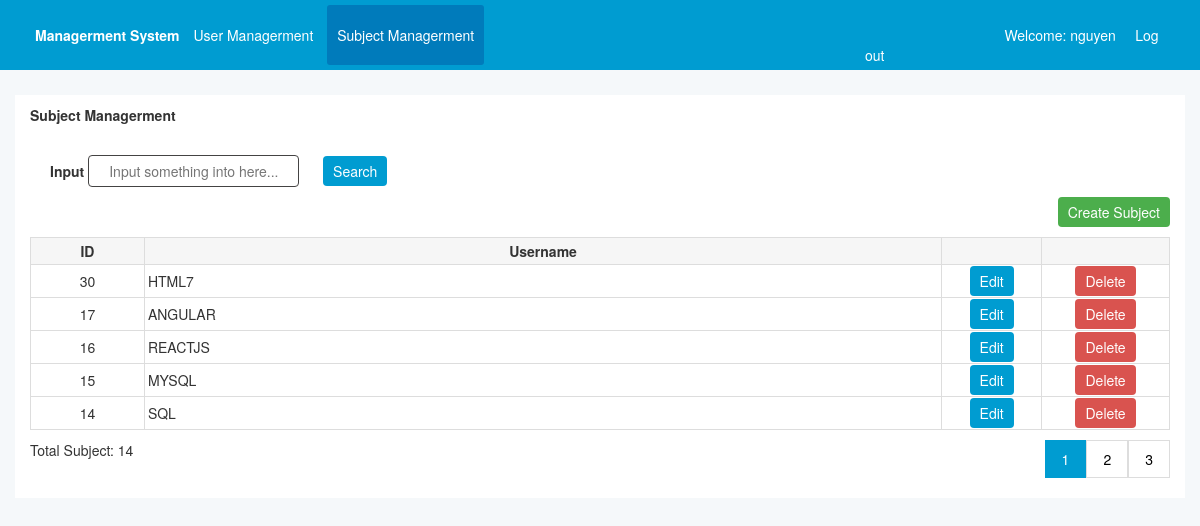
/Subject/subject_list (signed in), run on the app's committed database.
### tables this page shows
CREATE TABLE `subject` (
  `id_subject` int(11) NOT NULL,
  `name_subject` varchar(250) NOT NULL
);

### mvc/core/App.php (called while the page is built, shortened)
<?php
class App{
   protected $action="get_view";
   public function urlprocess()
   {
      if(isset($_GET['url']))
      {
         $url=rtrim($_GET['url'],'/');
         return explode('/', $url);
      }
   }
   public function __construct() {
      $url=$this->urlprocess();
      if(isset($url[0]))
      {
         unset( $url[0]);
      }
      $this->controller = new $this->controller;
      if(isset($url[1]))
      {
         if(method_exists($this->controller, $url[1]))
         {
            $this->action=$url[1];
         }
         unset($url[1]);
      }
      $this->params= $url? array_values($url) : [];
      call_user_func_array([$this->controller, $this->action], $this->params );
   }
}

### mvc/core/Database.php (called while the page is built, shortened)
<?php
class Database{
   private $host=HOST_DB;
   private $Servername=SEVER_DB;
   private $password=PASS_DB;
   private $db_name=NAME_DB;
   private $connectionString;
   public function __construct() {
      $this->connectionString= new mysqli($this->host, $this->Servername, $this->password, $this->db_name);
   }
   public function select($sql)
   {
      $data=null;
      $result=$this->connectionString->query($sql);
      if($result->num_rows >0)
      {
         while($row=$result->fetch_assoc())
         {
            $data[]=$row;
         }
         return $data;
      }
   }
}

### mvc/models/SubjectModel.php (called while the page is built, shortened)
<?php
class SubjectModel
{
   private $db;
   public function __construct()
   {
      $this->db = new Database();
   }
   public function get_subject_limit($column = "*", $where = "", $join = "", $begin = 0, $limit = 5, $orderby="")
   {
      $sqlData = "SELECT $column FROM ". $where != null ? $where : ''.";";
      $sqlTotalRow = "SELECT count(1) as RowCount FROM subject $where";
      if ($where != null) {
         $sqlData = "SELECT $column FROM subject  $where";
         $sqlTotalRow = "SELECT count(1) as TotalRows FROM subject $where";
      } else {
         $sqlData = "SELECT $column FROM subject ";
         $sqlTotalRow = "SELECT count(1) as TotalRows FROM subject";
      }
      $sqlData .= "$orderby LIMIT $begin, $limit";
      $resultData = $this->db->select($sqlData);
      $resultTotalRow = $this->db->select($sqlTotalRow);
      $result = [
         "records" => $resultData,
         "total_records" => $resultTotalRow[0]['TotalRows']
      ];
      return $result;
   }
}

### mvc/views/subject/subject_list.php (the view, shortened to what this page needs)
<?php
$pagingHtml = isset($data['pagingHtml']) ? $data['pagingHtml'] : '';
$datatotal = isset($data['total']) ? $data['total'] : [];
?>
<div class="wrapper">
   <div class="container">
      <div class="mb-30">
         <div class="left-h2">
            <h2>Subject Managerment</h2>
         </div>
      </div>
      <div class="mb-10">
         <form method="post" action="/Subject/subject_list">
            <div class="search-form">
               <div class=" ml-20 inline-block">
                  <label class="bold">Input</label>
                  <input class="input-search" type="text" value="" name="input" placeholder="Input something into here..." autocomplete="off">
               </div>
               <div class="ml-20 inline-block">
                  <button class="btn-blue "> Search</button>
               </div>
            </div>
         </form>
      </div>
         <div class="mb-10">
            <a href="/Subject/subject_create" class="btn-green float-right">Create Subject</a>
         </div>
      <div class="mb-10">
         <table class="table">
            <thead>
               <tr>
                  <th style="width: 10%;" >ID</th>
                  <th style="width: 70%;">Username</th>
                  <th ></th>
                  <th ></th>
               </tr>
            </thead>
            <tbody>
               <?php if (isset($data['subject'])) {
                  foreach ($data['subject'] as $subject) : extract($subject); ?>
                     <tr>
                        <td class="text-center"><?php echo  $id_subject; ?></td>
                        <td class="text-left"><?php echo  $name_subject; ?></td>
                        <td style="padding: 6px;" class="text-center">
                           <a class="btn-blue" href="/Subject/subject_update/<?= $id_subject ?>">Edit</a>
                        </td>
                        <td style="padding: 6px;" class="text-center">
                           <a class=" btn-red" onclick="if (confirm('Do you want delete selected item?')){return true;}else{return false};" href='/Subject/subject_delete/<?= $id_subject ?>'>Delete</a>
                        </td>
                     </tr>
                  <?php endforeach;
               } else { ?>
                  <tr class="tr">
                     <td colspan="9">Không có dữ liệu tìm kiếm</td>
                  </tr>
               <?php } ?>
            </tbody>
         </table>
      </div>
      <div class="mb-10 inline">
         <div style="float: left" class="mb-10">
            <span class="toltal-items">
               Total Subject: <?php echo $datatotal ?>
            </span>
         </div>
         <div style="float: right" class="mb-10">
            <div class="pagination text-right">
               <?php
               echo $pagingHtml;
               ?>
            </div>
         </div>
      </div>
   </div>
</div>
<link rel="stylesheet" href="//code.jquery.com/ui/1.13.2/themes/base/jquery-ui.css">

### front_end/css/main.css (style rules this page uses)
* { font-family: "Helvetica Neue", Helvetica, Arial, sans-serif; font-size: 14px; line-height: 1.42857143; color: #333; margin: 0; }
th { background-color: #f6f6f6; }
.wrapper { background-color: white; margin: 25px 15px; padding: 10px 15px; }
.inline-block { display: inline-block; }
.mb-10 { margin-bottom: 10px; }
.mb-30 { margin-bottom: 30px; }
.ml-20 { margin-left: 20px; }
.input-search { padding: 5px 20px; border: 1px solid #444343; border-radius: 4px; box-sizing: border-box; }
.float-right { float: right; }
.btn-blue { background: #009CD1; color: #fff; padding: 5px 10px; border-radius: 4px; text-align: center; border: 0px; text-decoration: none; }
.btn-green { background: #4cae4c; color: #fff; padding: 5px 10px; border-radius: 4px; text-align: center; border: 0px; text-decoration: none; }
.btn-red { background: #d9534f; color: #fff; padding: 5px 10px; border-radius: 4px; text-align: center; border: 0px; text-decoration: none; }
.text-center { text-align: center; }
.text-left { text-align: left; }
.text-right { text-align: right; }
.pagination { display: inline-block; }
.bold { font-weight: 600; text-align: right; }

### front_end/css/table.css (style rules this page uses)
table, th, td { border: 1px solid #ddd; padding: 3px; }
table { width: 100%; border-spacing: 0; border-collapse: collapse; }

### data on the page
subject: id_subject "30", name_subject "HTML7"
subject: id_subject "17", name_subject "ANGULAR"
subject: id_subject "16", name_subject "REACTJS"
subject: id_subject "15", name_subject "MYSQL"
subject: id_subject "14", name_subject "SQL"

### other printed values
$_SESSION['user'] "nguyen"
$datatotal "14"
